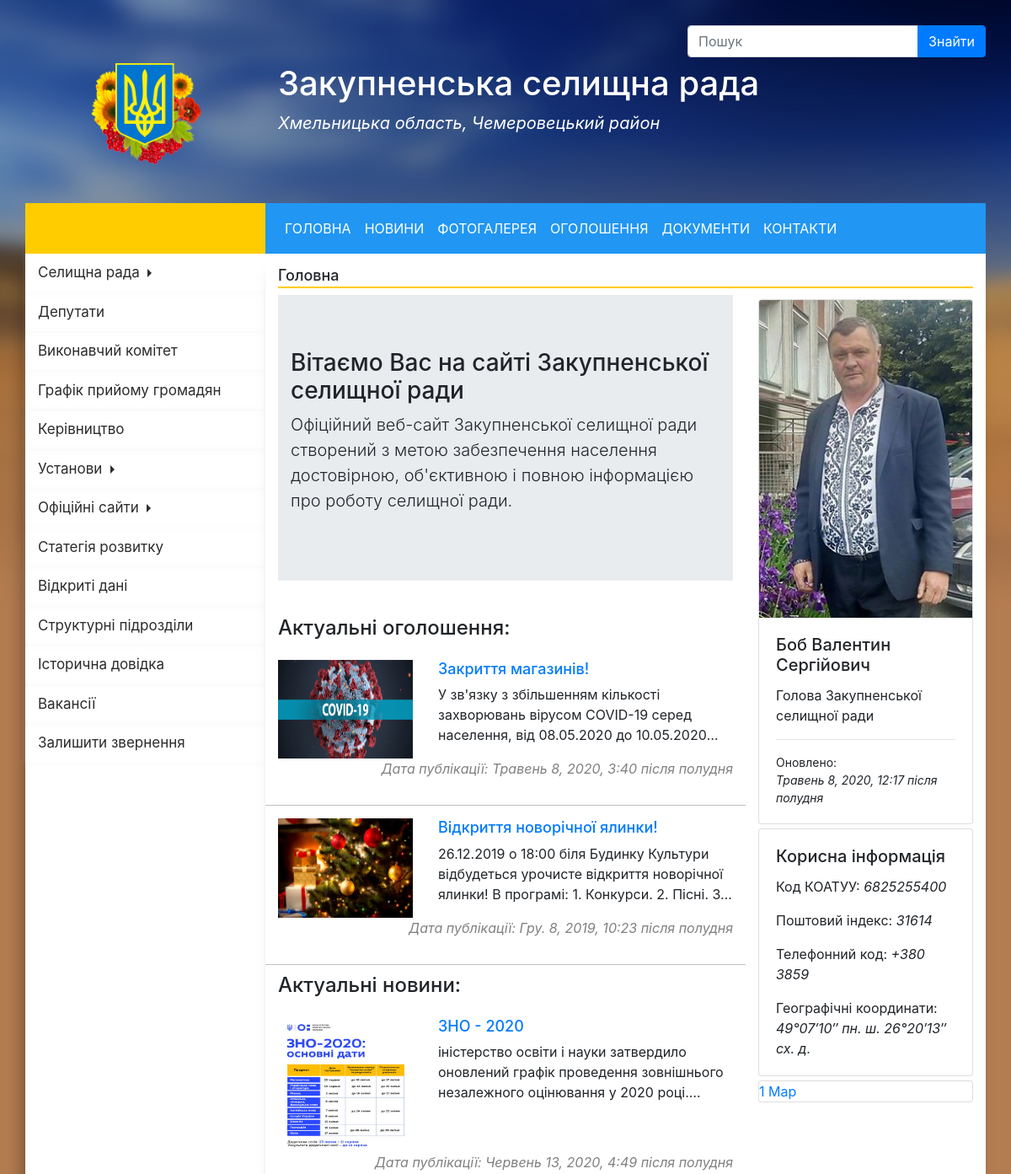
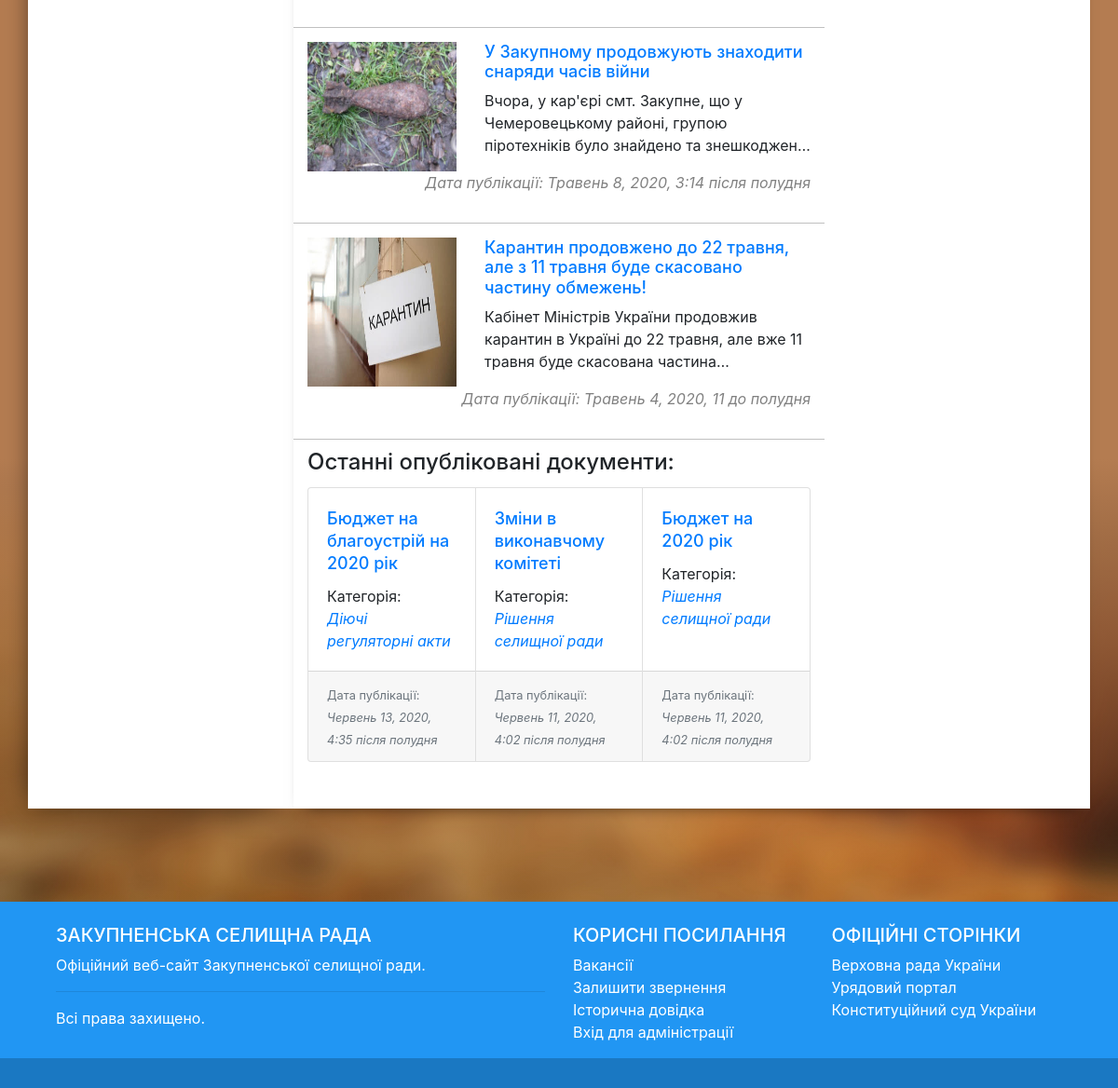
The page / on the database its author committed (2 pictures, top to bottom).
### zakupne_rada/apps/advertisement/models.py (models this page shows, shortened)
class Advertisements(models.Model):
    ad_title = models.CharField('Заголовок оголошення', max_length = 500)
    ad_text = models.TextField('Текст оголошення')
    ad_publication_date = models.DateTimeField('Дата публікації')
    ad_image = models.ImageField(upload_to='ad_image', null = True, blank = True)
    objects = models.Manager()
    class Meta:
        verbose_name = 'Оголошення'
        verbose_name_plural = 'Оголошення'

### zakupne_rada/apps/news/models.py (models this page shows, shortened)
class News(models.Model):
    news_title = models.CharField('Заголовок новини', max_length = 500)
    news_text = models.TextField('Текст новини')
    news_publication_date = models.DateTimeField('Дата публікації')
    news_image = models.ImageField(upload_to='news_image', null = True, blank = True)
    objects = models.Manager()
    class Meta:
        verbose_name = 'Новина'
        verbose_name_plural = 'Новини'

### zakupne_rada/apps/documents/models.py (models this page shows, shortened)
class Documents(models.Model):
    documents_title = models.CharField('Назва документу', max_length = 500)
    documents_text = models.TextField('Опис документу')
    documents_publication_date = models.DateTimeField('Дата публікації')
    document = models.FileField('Документ', upload_to='documents')
    category = models.ForeignKey(Categories, on_delete = models.CASCADE)
    tags = models.ManyToManyField(Tags, blank = True)
    session = models.ForeignKey(Sessions, blank = True, null = True,  on_delete = models.SET_NULL)
    objects = models.Manager()
    class Meta:
        verbose_name = 'Документ'
        verbose_name_plural = 'Документи'

class Categories(models.Model):
    category_name = models.CharField('Назва категорії', max_length = 500)
    objects = models.Manager()
    def __str__(self):
        return self.category_name
    class Meta:
        verbose_name = 'Категорія'
        verbose_name_plural = 'Категорії'

### zakupne_rada/apps/main/models.py (models this page shows, shortened)
class Cards(models.Model):
    card_title = models.CharField('Заголовок карточки', max_length = 500)
    card_text = models.TextField('Текст карточки')
    card_publication_date = models.DateTimeField('Дата публікації')
    card_image = models.ImageField(upload_to='card_image', null = True, blank = True)
    objects = models.Manager()
    class Meta:
        verbose_name = 'Карточка'
        verbose_name_plural = 'Карточки'

### zakupne_rada/apps/main/views.py (the view)
# urls.py: path('', views.index, name = 'index'),
def index(request):
    last_documents = Documents.objects.order_by('-documents_publication_date')[:3]
    category = []
    for get_category in last_documents:
        category += Documents.objects.filter( category__category_name = get_category.category )
    last_news = News.objects.order_by('-news_publication_date')[:3]
    last_ad= Advertisements.objects.order_by('-ad_publication_date')[:3]
    cards = Cards.objects.order_by('id')
    data = {'last_news': last_news, 'last_ad': last_ad, 'cards': cards, 'last_documents': last_documents, 'category': category}
    return render(request, 'main/index.html', data)

### zakupne_rada/templates/main/index.html (shortened to what this page needs)
{% extends 'base.html' %}
{% load static %}
{% block content %}
    <link rel="stylesheet" href="{% static 'css/main.css' %}">
    <link rel="stylesheet" href="{% static 'css/news.css' %}">
    <div class="row">
        <div class="col-sm-8 col-xs-12">
            <div class="jumbotron jumbotron-fluid">
                <div class="container">
                    <h3 class="">Вітаємо Вас на сайті Закупненської селищної ради</h3>
                    <p class="lead">Офіційний веб-сайт Закупненської селищної ради створений з метою забезпечення населення достовірною, об'єктивною і повною інформацією про роботу селищної ради.</p>
                </div>
            </div>
            <div class="info">
                {% if last_ad %}
                <h4 class="info-title">Актуальні оголошення:</h4>
                {% for ad in last_ad %}
                <div class="row some_news">
                    {% if ad.ad_image != "" %}
                        <img class="col-md-12 col-lg-4 news_image" src="{{ad.ad_image.url}}" alt="ad_image">
                    {% endif %}
                    <div class="col-md-12 col-lg-8 some_news_text_content">
                        <h4 class="news_title"><a href="{% url 'advertisement:detail' ad.id %}">{{ad.ad_title}}</a></h4>
                        <p class="news_text">{{ad.ad_text}}</p>
                    </div>
                    <p class="news_publication_date col-12 text-right">Дата публікації: {{ad.ad_publication_date}}</p>
                </div>
                {% endfor %}
                {% endif %}
            </div>
            <div class="info">
                {% if last_news %}
                <h4 class="info-title">Актуальні новини:</h4>
                {% for news in last_news %}
                <div class="row some_news">
                    {% if news.news_image != "" %}
                        <img class="col-md-12 col-lg-4 news_image" src="{{news.news_image.url}}" alt="news_image">
                    {% endif %}
                    <div class="col-md-12 col-lg-8 some_news_text_content">
                        <h4 class="news_title"><a href="{% url 'news:detail' news.id %}">{{news.news_title}}</a></h4>
                        <p class="news_text">{{news.news_text}}</p>
                    </div>
                    <p class="news_publication_date col-12 text-right">Дата публікації: {{news.news_publication_date}}</p>
                </div>
                {% endfor %}
                {% endif %}
            </div>
            <div class="info">
                {% if last_documents %}
                <h4 class="info-title">Останні опубліковані документи:</h4>
                    <div class="card-group">
                    {% for document in last_documents %}
                        <div class="card">
                          <div class="card-body">
                            <h5 class="card-title"><a class="card_href" href="{% url 'documents:documents_detail' document.category document.id %}">{{document.documents_title}}</a></h5>
                            <p class="card-text">Категорія:<br><i><a class="" href="{% url 'documents:documents_detail_list' document.category %}">{{document.category}}</a></i></p>
                        </div>
                            <div class="card-footer">
                            <small class="text-muted">Дата публікації: <br><i>{{document.documents_publication_date}}</i></small>
                          </div>
                        </div>
                    {% endfor %}
                    </div>
                {% endif %}
            </div>
        </div>
            <div class="col-sm-4 col-xs-12">
                {% for card in cards %}
                    <div class="card col-xs-6">
                    {% if card.card_image != "" %}
                            <img src="{{card.card_image.url}}" class="card-img-top first-card-gol-img mx-auto d-block" alt="{{card.card_title}}">
                    {% endif %}
                    <div class="card-body">
                        <h5 class="card-title">{{card.card_title}}</h5>
                        <p class="card-text">{{card.card_text}}</p>
                        <hr>
                        <p class="card-text card-small-text">Оновлено: <br> <i>{{card.card_publication_date}}</i></p>
                    </div>
                </div>
                {% endfor %}
                <div class="card">
                    <div class="card-body col-xs-12">
                        <h5 class="card-title">Корисна інформація</h5>
                        <p class="card-text">Код КОАТУУ: <i>6825255400</i></p>
                        <p class="card-text">Поштовий індекс: <i>31614</i></p>
                        <p class="card-text">Телефонний код: <i>+380 3859</i></p>
                        <p class="card-text">Географічні координати: <i>49°07′10″ пн. ш. 26°20′13″ сх. д.</i></p>
                    </div>
                </div>
                <div class="card col-md-12 col-lg-12 map-card">
                    <div class="card-body map-card">
                        <div id="wrapper-9cd199b9cc5410cd3b1ad21cab2e54d3">
                            <a href="https://1map.com/ru/map-embed">1 Map</a>
                            </div>
                    </div>
                </div>
            </div>
    </div>
{% endblock %}

### rows shown on the page
Advertisements: ad_image (picture), ad_title "Закриття магазинів!", ad_text "У зв'язку з збільшенням кількості захворювань вірусом COVID-19 серед населення, від 08.05.2020 до…", ad_publication_date "Травень 8, 2020, 3:40 після полудня"
Advertisements: ad_image (picture), ad_title "Відкриття новорічної ялинки!", ad_text "26.12.2019 о 18:00 біля Будинку Культури відбудеться урочисте відкриття новорічної ялинки! В програмі: 1. Конкурси. 2. Пісні.…", ad_publication_date "Гру. 8, 2019, 10:23 після полудня"
News: news_image (picture), news_title "ЗНО - 2020", news_text "іністерство освіти і науки затвердило оновлений графік проведення зовнішнього незалежного оцінювання у 2020…", news_publication_date "Червень 13, 2020, 4:49 після полудня"
News: news_image (picture), news_title "У Закупному продовжують знаходити снаряди часів війни", news_text "Вчора, у кар'єрі смт. Закупне, що у Чемеровецькому районі, групою піротехніків було знайдено та…", news_publication_date "Травень 8, 2020, 3:14 після полудня"
News: news_image (picture), news_title "Карантин продовжено до 22 травня, але з 11 травня буде скасовано частину обмежень!", news_text "Кабінет Міністрів України продовжив карантин в Україні до 22 травня, але вже 11 травня буде скасована…", news_publication_date "Травень 4, 2020, 11 до полудня"
Documents: documents_title "Бюджет на благоустрій на 2020 рік", category "Діючі регуляторні акти", documents_publication_date "Червень 13, 2020, 4:35 після полудня"
Documents: documents_title "Зміни в виконавчому комітеті", category "Рішення селищної ради", documents_publication_date "Червень 11, 2020, 4:02 після полудня"
Documents: documents_title "Бюджет на 2020 рік", category "Рішення селищної ради", documents_publication_date "Червень 11, 2020, 4:02 після полудня"
Cards: card_image (picture), card_title "Боб Валентин Сергійович", card_text "Голова Закупненської селищної ради", card_publication_date "Травень 8, 2020, 12:17 після полудня"
